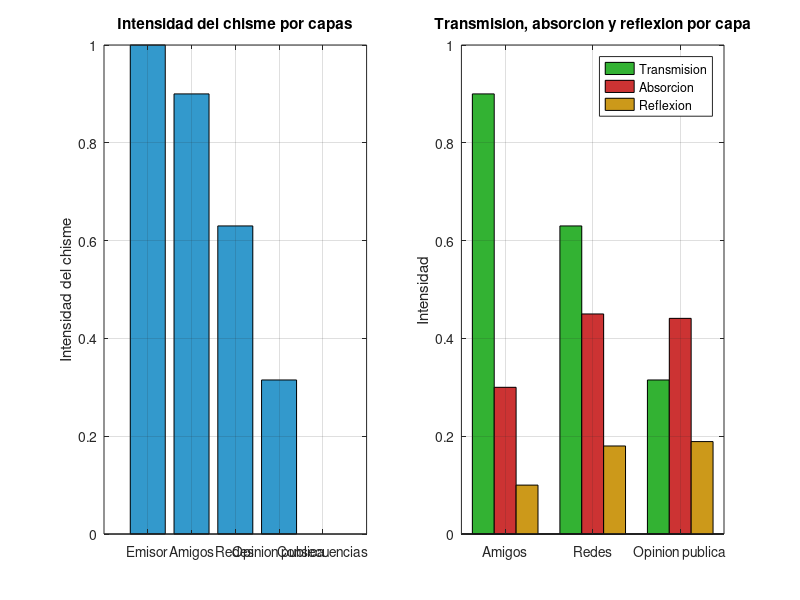
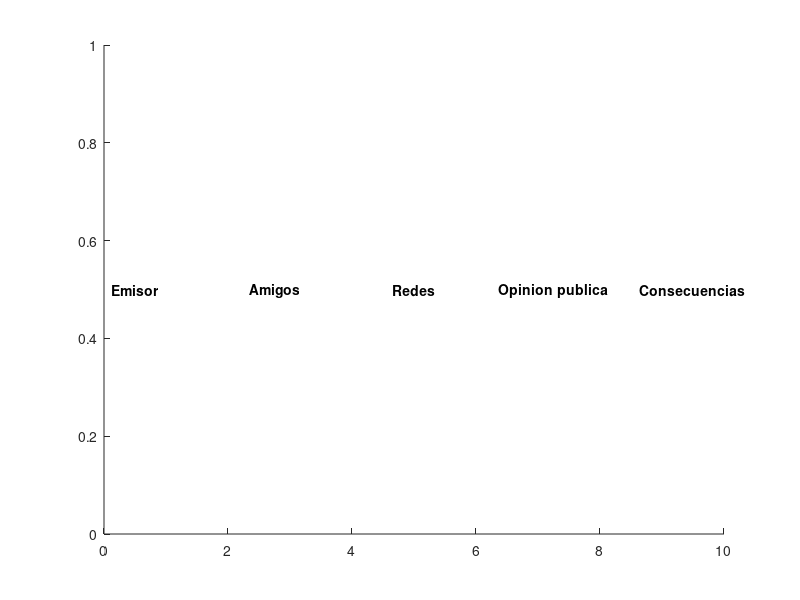

The MATLAB script that drew these images, in order: (Note: this script raises an error after producing the figures.)
% Script de Octave: Modelo conceptual de propagacion de chisme por capas
% Analogia del TMM: cada capa social puede transmitir, reflejar (devolver/desmentir) o absorber (atenuar) el chisme.
% No es TMM fisico real, sino una extension conceptual con matrices de "transmision social".

clear; clf; clc;

% -------------------------------
% Parametros del sistema social
% -------------------------------
% Niveles:
%   - 0: Emisor inicial (origen del chisme)
%   - 1: Primer circulo (amigos, familiares, compañeros cercanos)
%   - 2: Redes sociales / medio ambiente cercano
%   - 3: Opinion publica / comunidad amplia
%   - 4: Consecuencias (da publico, reputacion, afetacion)

% Numero de capas sociales (excluyendo origen y consecuencias finales)
N_capas = 3;

% Probabilidad de transmision de una capa a la siguiente (0..1)
% Valores altos = facilita el chisme, bajos = lo dificulta
T = [0.9, 0.7, 0.5];  % Ejemplo: amigos transmiten mucho, redes medianamente, comunidad menos

% Probabilidad de absorcion (filtro, duda, correccion) en cada capa (0..1)
% Valores altos = buena capacidad de filtrar/el chisme se atenua
A = [0.3, 0.5, 0.7];  % Ejemplo: comunidad tiene mayor capacidad de cuestionar

% Probabilidad de "reflexion" (contra-relato, desmentido, defensa)
% Esto devuelve parte del chisme al nivel anterior o al origen
R = [0.1, 0.2, 0.3];  % Ejemplo: a mayor capa, mayor chance de desmentido

% Intensidad inicial del chisme (0..1)
% 1 = calumnia muy fuerte, 0 = inexistente
intensity0 = 1.0;

% -------------------------------
% Simulacion paso a paso
% -------------------------------
% Intensity(i) = intensidad del chisme EN la capa i
% transmitted(i) = intensidad que logra pasar de capa i a i+1
% absorbed(i) = intensidad que se filtra en capa i
% reflected(i) = intensidad que se "devuelve" (desmentido, contra-relato)

Intensity = zeros(1, N_capas+2);
Intensity(1) = intensity0;  % capa 1 = emisor

transmitted = zeros(1, N_capas);
absorbed    = zeros(1, N_capas);
reflected   = zeros(1, N_capas);

for k = 1:N_capas
    I_in = Intensity(k);
    
    % Partes que salen de esta capa
    trans  = I_in * T(k);       % transmite a la siguiente
    abss   = I_in * A(k);       % absorbe (se filtra)
    refl   = I_in * R(k);       % refleja (desmentido, contra-relato)
    rest   = I_in - trans - abss - refl;  % lo que queda "estancado" (no se decide)
    
    transmitted(k) = trans;
    absorbed(k)    = abss;
    reflected(k)   = refl;
    
    % Intensity que llega a la siguiente capa
    Intensity(k+1) = trans;
endfor

% Intensity final en la capa de consecuencias (da publico)
I_final = Intensity(N_capas+2);

% -------------------------------
% Graficos
% -------------------------------
% 1) Intensity del chisme por capa
figure('Position',[100 100 900 500]);

subplot(1,2,1);
capas_names = {'Emisor','Amigos','Redes','Opinion publica','Consecuencias'};
capas_x = 1:length(capas_names);
bar(capas_x, Intensity, 'FaceColor',[0.2 0.6 0.8], 'EdgeColor','k');
set(gca,'XTick',capas_x,'XTickLabel',capas_names,'XTickLabelRotation',15);
ylim([0 max([Intensity, 1])]);
ylabel('Intensidad del chisme');
title('Intensidad del chisme por capas');
grid on;

% 2) Transmision, absorcion y reflexion por capa
subplot(1,2,2);
capas_marcas = {'Amigos','Redes','Opinion publica'};
capas_x2 = 1:N_capas;
width = 0.25;
bar(capas_x2-width, transmitted, width, 'FaceColor',[0.2 0.7 0.2], 'EdgeColor','k'); hold on;
bar(capas_x2, absorbed, width, 'FaceColor',[0.8 0.2 0.2], 'EdgeColor','k');
bar(capas_x2+width, reflected, width, 'FaceColor',[0.8 0.6 0.1], 'EdgeColor','k');
set(gca,'XTick',capas_x2,'XTickLabel',capas_marcas);
legend('Transmision','Absorcion','Reflexion','Location','best');
ylabel('Intensidad');
title('Transmision, absorcion y reflexion por capa');
grid on;

% 3) Esquema de capas con flechas
figure('Position',[120 120 1100 400]);
hold on; xlim([0 10]); ylim([0 1]);
y_center = 0.5;
dy = 0.12;

% Posiciones de las capas
x_pos = linspace(0.5, 9.5, N_capas+2);
for i=1:length(x_pos)
    y = y_center;
    rect_w = 1.2;
    % caja
    patch([x_pos(i)-rect_w/2 x_pos(i)+rect_w/2 x_pos(i)+rect_w/2 x_pos(i)-rect_w/2,...
           y-dy y-dy y+dy y+dy], [0.9 0.9 0.9], 'EdgeColor','k');
    text(x_pos(i), y, capas_names{i}, 'HorizontalAlignment','center','FontWeight','bold');
endfor

% flechas de transmision
for i=1:N_capas+1
    x1 = x_pos(i)+0.6;
    x2 = x_pos(i+1)-0.6;
    y = y_center;
    if x2 > x1
        % flecha
        quiver(x1, y, x2-x1, 0, 0, 0, 'MaxHeadSize',0.5, 'Color','b','LineWidth',2);
        % etiqueta con valor de transmision
        if i <= N_capas
            txt = sprintf('%.2f', transmitted(i));
        else
            txt = sprintf('%.2f', Intensity(N_capas+2));
        end
        text((x1+x2)/2, y+0.05, txt, 'HorizontalAlignment','center','FontSize',8);
    end
endfor

% flechas de absorcion (hacia abajo)
for i=1:N_capas
    x = x_pos(i+1);
    y1 = y_center+dy;
    y2 = y_center-0.15;
    quiver(x, y1, 0, y2-y1, 0, 0, 'MaxHeadSize',0.5, 'Color','r','LineWidth',1.5);
    txt = sprintf('%.2f', absorbed(i));
    text(x, y2-0.02, txt, 'HorizontalAlignment','center','FontSize',8,'Color','r');
endfor

% flechas de reflexion (hacia arriba y hacia atras)
for i=1:N_capas
    x = x_pos(i+1);
    y1 = y_center+dy;
    y2 = y_center+0.25;
    quiver(x, y1, 0, y2-y1, 0, 0, 'MaxHeadSize',0.5, 'Color','g','LineWidth',1.5);
    txt = sprintf('%.2f', reflected(i));
    text(x, y2+0.02, txt, 'HorizontalAlignment','center','FontSize',8,'Color','g');
endfor

xlim([0 10]); ylim([-0.3 0.8]);
set(gca,'Visible','off');
title('Esquema conceptual de propagacion de chisme por capas (analoga al TMM)');

% -------------------------------
% Resultados numericos
% -------------------------------
fprintf('Intensidad inicial del chisme: %.3f\n', intensity0);
fprintf('\n');
for k=1:N_capas
    fprintf('Capa %d (%s):\n', k, capas_marcas{k});
    fprintf('  Transmision a siguiente: %.3f\n', transmitted(k));
    fprintf('  Absorcion (filtrado):    %.3f\n', absorbed(k));
    fprintf('  Reflexion (desmentido):  %.3f\n', reflected(k));
    fprintf('  Intensity en siguiente:  %.3f\n', Intensity(k+1));
    fprintf('\n');
endfor
fprintf('Intensidad final (consecuencias publicas): %.3f\n', I_final);
fprintf('\n');

% -------------------------------
% Guardado de resultados
% -------------------------------
% Guardar tabla CSV
fid = fopen('output/chisme_capas_resultados.csv','w');
fprintf(fid,'Capa,Intensidad,Transmision,Absorcion,Reflexion\n');
for i=1:N_capas
    fprintf(fid,'%d,%.4f,%.4f,%.4f,%.4f\n', i, Intensity(i), transmitted(i), absorbed(i), reflected(i));
endfor
% ultima capa (consecuencias)
fprintf(fid,'%d,%.4f,0,0,0\n', N_capas+2, Intensity(N_capas+2));
fclose(fid);

fprintf('Resultados guardados en output/chisme_capas_resultados.csv\n');
